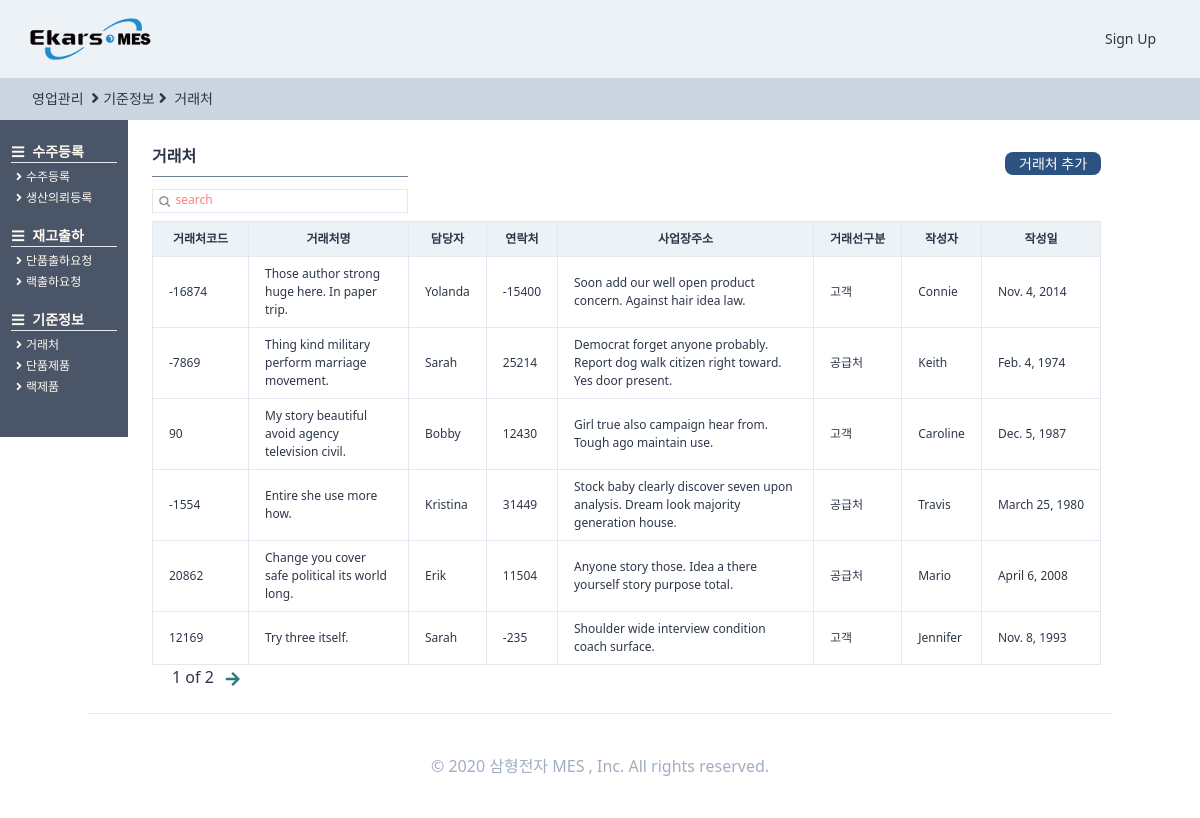
/standardinformaiton/partner/, run on an earlier commit of the app's database.
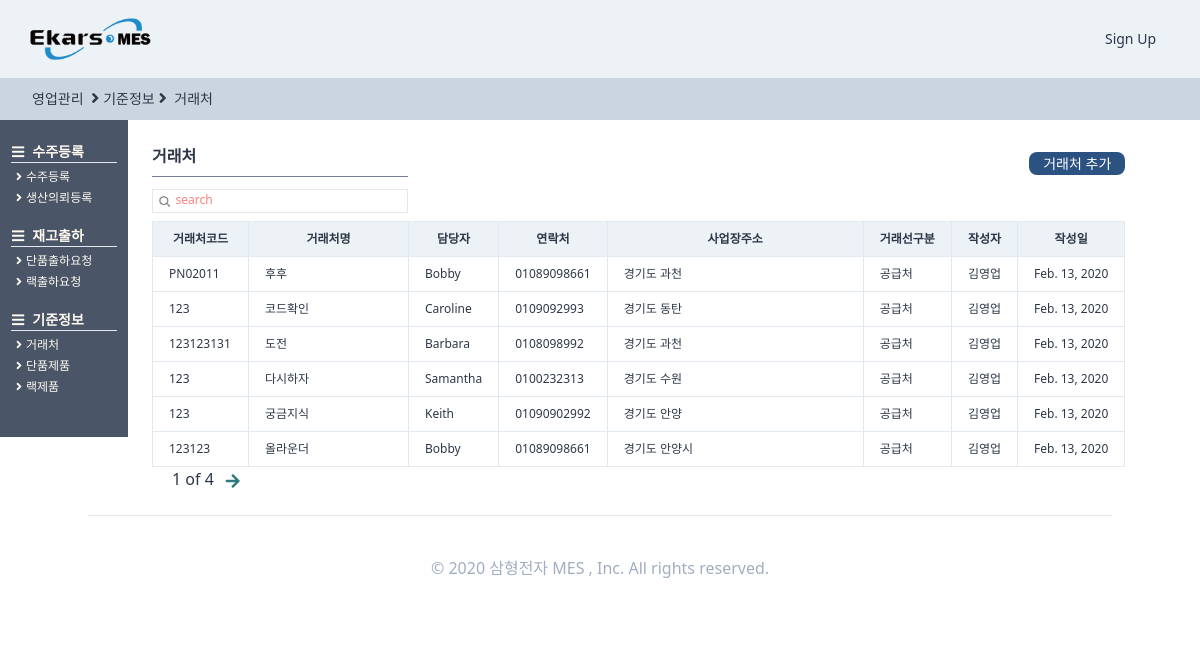
And on a later commit of the database.
### StandardInformation/models.py (models this page shows, shortened)
class Partner(TimeStampedModel):
    고객 = "고객"
    대리점 = "대리점"
    공급처 = "공급처"
    거래처_CHOICES = (
        (고객, "고객"),
        (대리점, "대리점"),
        (공급처, "공급처"),
    )
    작성자 = models.ForeignKey(
        "users.User", related_name="거래처작성자", on_delete=models.SET_NULL, null=True
    )
    작성일 = models.DateField(auto_now=True, auto_now_add=False)
    거래처구분 = models.CharField(choices=거래처_CHOICES, max_length=4, default=공급처)
    거래처코드 = models.CharField(null=True, max_length=20)
    거래처명 = models.CharField(max_length=50, null=True)
    사업자등록번호 = models.CharField(max_length=50, null=True)
    담당자 = models.ForeignKey(
        "users.User", related_name="거래처담당자", on_delete=models.SET_NULL, null=True
    )
    연락처 = models.CharField(max_length=50, blank=True)
    이메일 = models.EmailField(max_length=254)
    사업장주소 = models.CharField(max_length=90, blank=True, null=True)
    사업자등록증첨부 = models.FileField(blank=True, null=True, upload_to="partnerregister")
    특이사항 = models.TextField(blank=True, null=True)
    사용여부 = models.BooleanField(default=False)
    class Meta:
        verbose_name = "거래처"
        verbose_name_plural = "거래처"

### users/models.py (models this page shows)
class User(AbstractUser,TimeStampedModel):
    부서 = models.ForeignKey(
        "Part", related_name="user", on_delete=models.CASCADE, null=True
    )
    class Meta:
        verbose_name = "사용자"
        verbose_name_plural = "사용자"
    def __str__(self):
        return self.first_name

### StandardInformation/views.py (the view)
# urls.py: path("partner/", views.PartnerView.as_view(), name="partner"),
class PartnerView(ListView):
    model = models.Partner
    paginate_by = 6
    paginate_orphans = 2
    ordering = "-created"
    context_object_name = "lists"
    template_name = "Standardinformation/partner.html"

### templates/Standardinformation/partner.html (shortened to what this page needs)
{%extends "orders/ordershome.html"%}
{% load static%}
{%block head_title%}
</a><i class="fas fa-angle-right mx-1 text-base"></i>기준정보<i class="fas fa-angle-right text-base mx-1"></i>
거래처
{%endblock head_title %}
{%block main_contens%}
<div class="w-11/12 h-full ml-32 -mt-6 pt-12 flex flex-row justify-between">
    <div class="p-6 flex flex-col">
        <div class="flex flex-row justify-between">
            <div class="justify-between ">
                <div class=" border-b w-64 mb-3 font-semibold border-gray-600 pb-2">거래처 </div>
            </div>
            <div class="mt-2">
                <a href="{%url "StandardInformation:partnerregister"%}">
                    <div class="btn-link">
                        거래처 추가 </div>
                </a>
            </div>
        </div>
        <div class="w-64 border h-6 mb-2">
            <form method="get" action="{%url "StandardInformation:partnersearch" %}" class="w-full flex ">
                <button class="w-4 h-4 mt-1 ml-1  rounded-xl bg-cover bg-center"
                    style="background-image:url({% static 'img/search.png' %});"></button>
                <input name="search" placeholder="search"
                    class="ml-1 w-full border-none search-box text-xs font-medium placeholder-red-400 focus: outline-none" />
            </form>
        </div>
        <div class="w-full rounded text-xs">
            <table class="table-fixed">
                <thead>
                    <tr>
                        <th class="border bg-gray-200 px-4 py-2 w-24">거래처코드</th>
                        <th class="border bg-gray-200 px-4 py-2 w-40">거래처명</th>
                        <th class="border bg-gray-200 px-4 py-2">담당자</th>
                        <th class="border bg-gray-200 px-4 py-2">연락처</th>
                        <th class="border bg-gray-200 px-4 py-2 w-64">사업장주소</th>
                        <th class="border bg-gray-200 px-4 py-2">거래선구분</th>
                        <th class="border bg-gray-200 px-4 py-2">작성자</th>
                        <th class="border bg-gray-200 px-4 py-2">작성일</th>
                    </tr>
                </thead>
                <tbody>
                    {%for list in lists%}
                    <tr>
                        <td class="border px-4 py-2 hover:text-blue-700"><a
                                href="{%url "StandardInformation:partnerdetail" list.pk %}">{{list.거래처코드}}</a></td>
                        <td class="border px-4 py-2">{{list.거래처명}}</td>
                        <td class="border px-4 py-2">{{list.담당자}}</td>
                        <td class="border px-4 py-2">{{list.연락처}}</td>
                        <td class="border px-4 py-2">{{list.사업장주소}}</td>
                        <td class="border px-4 py-2">{{list.거래처구분}}</td>
                        <td class="border px-4 py-2">{{list.작성자}}</td>
                        <td class="border px-4 py-2">{{list.작성일}}</td>
                    </tr>
                    {%endfor%}
                </tbody>
            </table>
            <div class="flex ml-2">
                <span class="mx-3 font-medium  text-base">{{page_obj.number}} of
                    {{page_obj.paginator.num_pages}}</span>
                {% if page_obj.has_next %}
                <a href="?page={{page_obj.next_page_number}}" class="text-teal-700"><i
                        class="fas fa-arrow-right fa-lg mt-2"></i></a>
                {% endif %}
            </div>
        </div>
    </div>
</div>
{%endblock main_contens %}

What changed in the data, as far as the page shows it:
no longer on this page (row edited): Partner: 거래처코드 "-16874", 거래처명 "Those author strong huge here. In paper trip.", 담당자 "Yolanda", 연락처 "-15400", 사업장주소 "Soon add our well open product concern. Against hair idea law.", 거래처구분 "고객", 작성자 "Connie", 작성일 "Nov. 4, 2014"
no longer on this page (row edited): Partner: 거래처코드 "-7869", 거래처명 "Thing kind military perform marriage movement.", 담당자 "Sarah", 연락처 "25214", 사업장주소 "Democrat forget anyone probably. Report dog walk citizen right toward. Yes door present.", 거래처구분 "공급처", 작성자 "Keith", 작성일 "Feb. 4, 1974"
no longer on this page (row edited): Partner: 거래처코드 "90", 거래처명 "My story beautiful avoid agency television civil.", 담당자 "Bobby", 연락처 "12430", 사업장주소 "Girl true also campaign hear from. Tough ago maintain use.", 거래처구분 "고객", 작성자 "Caroline", 작성일 "Dec. 5, 1987"
no longer on this page (row edited): Partner: 거래처코드 "-1554", 거래처명 "Entire she use more how.", 담당자 "Kristina", 연락처 "31449", 사업장주소 "Stock baby clearly discover seven upon analysis. Dream look majority generation house.", 거래처구분 "공급처", 작성자 "Travis", 작성일 "March 25, 1980"
no longer on this page (row edited): Partner: 거래처코드 "20862", 거래처명 "Change you cover safe political its world long.", 담당자 "Erik", 연락처 "11504", 사업장주소 "Anyone story those. Idea a there yourself story purpose total.", 거래처구분 "공급처", 작성자 "Mario", 작성일 "April 6, 2008"
no longer on this page (row edited): Partner: 거래처코드 "12169", 거래처명 "Try three itself.", 담당자 "Sarah", 연락처 "-235", 사업장주소 "Shoulder wide interview condition coach surface.", 거래처구분 "고객", 작성자 "Jennifer", 작성일 "Nov. 8, 1993"
added Partner: 거래처코드 "PN02011", 거래처명 "후후", 담당자 "Bobby", 연락처 "01089098661", 사업장주소 "경기도 과천", 거래처구분 "공급처", 작성자 "김영업", 작성일 "Feb. 13, 2020"
added Partner: 거래처코드 "123", 거래처명 "코드확인", 담당자 "Caroline", 연락처 "0109092993", 사업장주소 "경기도 동탄", 거래처구분 "공급처", 작성자 "김영업", 작성일 "Feb. 13, 2020"
added Partner: 거래처코드 "123123131", 거래처명 "도전", 담당자 "Barbara", 연락처 "0108098992", 사업장주소 "경기도 과천", 거래처구분 "공급처", 작성자 "김영업", 작성일 "Feb. 13, 2020"
added Partner: 거래처코드 "123", 거래처명 "다시하자", 담당자 "Samantha", 연락처 "0100232313", 사업장주소 "경기도 수원", 거래처구분 "공급처", 작성자 "김영업", 작성일 "Feb. 13, 2020"
added Partner: 거래처코드 "123", 거래처명 "궁금지식", 담당자 "Keith", 연락처 "01090902992", 사업장주소 "경기도 안양", 거래처구분 "공급처", 작성자 "김영업", 작성일 "Feb. 13, 2020"
added Partner: 거래처코드 "123123", 거래처명 "올라운더", 담당자 "Bobby", 연락처 "01089098661", 사업장주소 "경기도 안양시", 거래처구분 "공급처", 작성자 "김영업", 작성일 "Feb. 13, 2020"
Also different on the page:
{{ page_obj.paginator.num_pages }}: "2" → "4"
